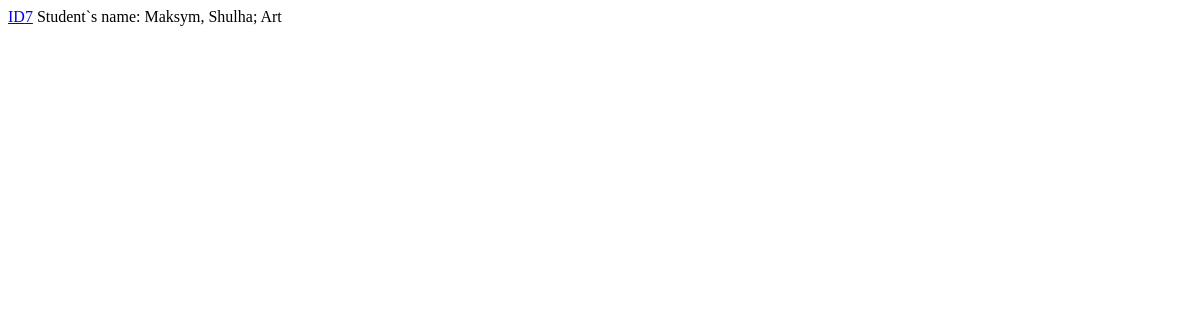
The app's page /students/, older data.
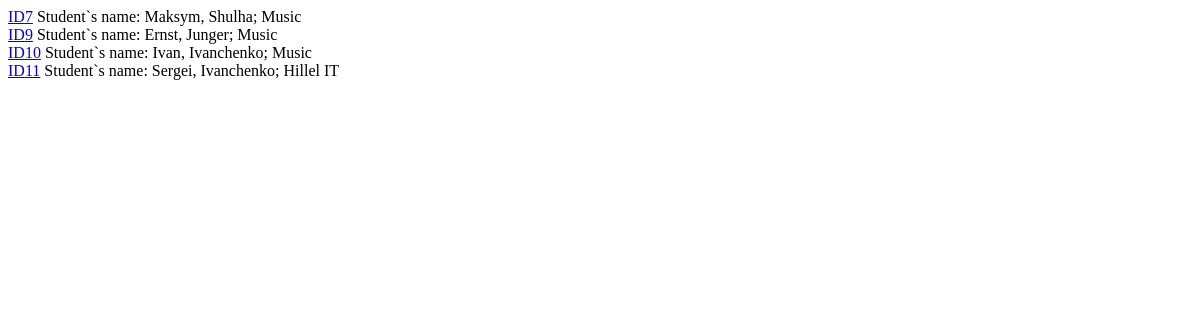
The same page, newer data.
### school_info/models.py (models this page shows, shortened)
class Student(models.Model):
    first_name = models.CharField(max_length=50)
    last_name = models.CharField(max_length=50)
    phone = models.CharField(max_length=30, null=True)
    group = models.ForeignKey(
        Group, on_delete=models.CASCADE, related_name="students", default=None
    )

class Group(models.Model):
    name = models.CharField(max_length=50)
    def __str__(self):
        return self.name

### school_info/views.py (the view)
# urls.py: path("students/", student_list, name="student_list"),
def student_list(request):
    students = Student.objects.all()
    return render(request, "student_list.html", {"students": students})

### templates/student_list.html
{% for student in students %}
    <a href="{% url "student_edit" student.id %}"> ID{{ student.id }}</a>
    Student`s name: {{ student.first_name }}, {{ student.last_name }};
    {{ student.group }}<br>
{% endfor %}

Row changes from the older to the newer data that the page shows:
changed Student "Maksym": group "Art" → "Music"
added Student: id "9", first_name "Ernst", last_name "Junger", group "Music"
added Student: id "10", first_name "Ivan", last_name "Ivanchenko", group "Music"
added Student: id "11", first_name "Sergei", last_name "Ivanchenko", group "Hillel IT"
